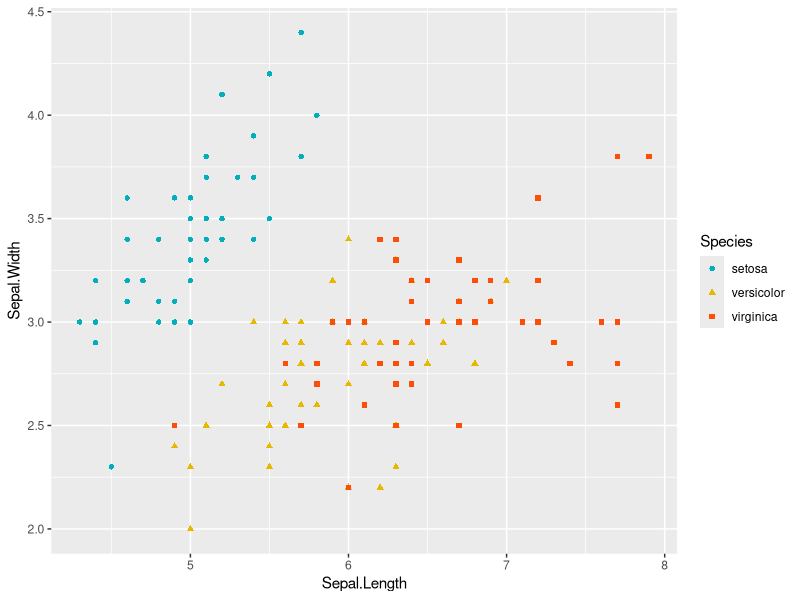
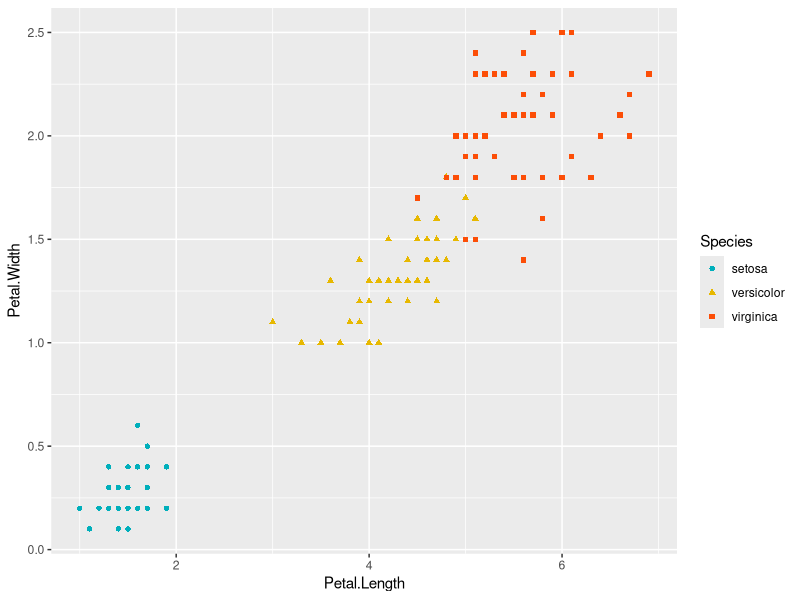
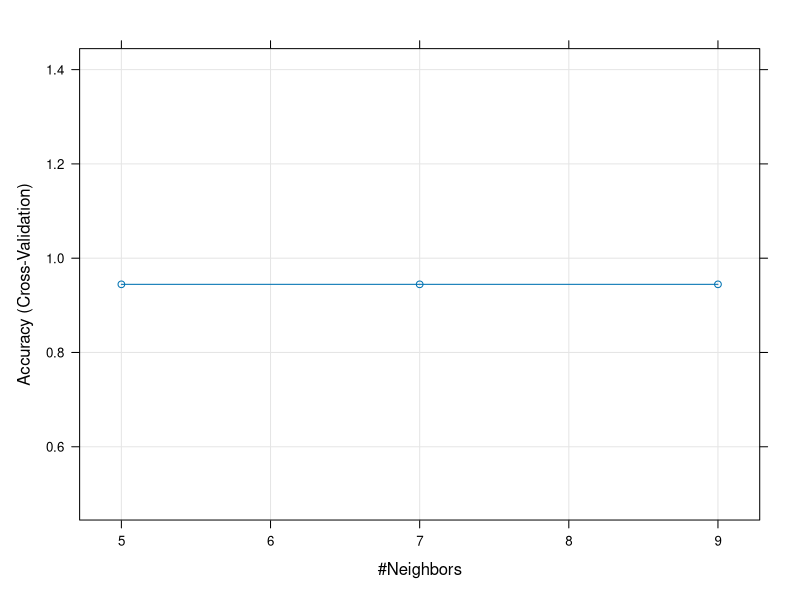

Write the R code that produced these figures, in order.
library(class)
library(caret)
#library(scatterplot3d)

#load iris data
data(iris)

before_suffling=head(iris)


View(iris)
table(iris$Species)

#visualize iris data

library(ggplot2)

ggplot(iris, aes(x = Sepal.Length, y = Sepal.Width))+
  geom_point(aes(color = Species, shape = Species))+
  scale_color_manual(values = c("#00AFBB", "#E7B800", "#FC4E07"))

ggplot(iris, aes(x = Petal.Length, y = Petal.Width))+
  geom_point(aes(color = Species, shape = Species))+
  scale_color_manual(values = c("#00AFBB", "#E7B800", "#FC4E07"))


#shuffle iris data
iris=iris[sample(1:length(iris[,1]),length(iris[,1])),]
head(iris)
before_suffling


#assign training data and test data
nrow(iris)

train_index=1:round( nrow(iris) *0.7)

train_data=iris[train_index,1:4]
nrow(train_data)
train_label=as.character(iris[train_index,5])

test_data=iris[-train_index,1:4]
nrow(test_data)
test_label=as.character(iris[-train_index,5])

#scale data
#train_data=scale(train_data)
#test_data=scale(test_data)

#find the best k using cross validation 
caret_fit <- train(train_data, train_label, method = "knn", trControl = trainControl(method="cv",number = 10))


#plot accuracy and k
plot(caret_fit)
caret_fit$bestTune


#predict labels
prediction<- predict(caret_fit, newdata = test_data)
prediction

#check the prediction result
summary(prediction)

#tabularize prediction vs observed value
tb <- table(prediction,test_label)
tb

#calculate accuracy
accuracy <- function(x){sum(diag(x)/(sum(rowSums(x)))) * 100}
accuracy(tb)

